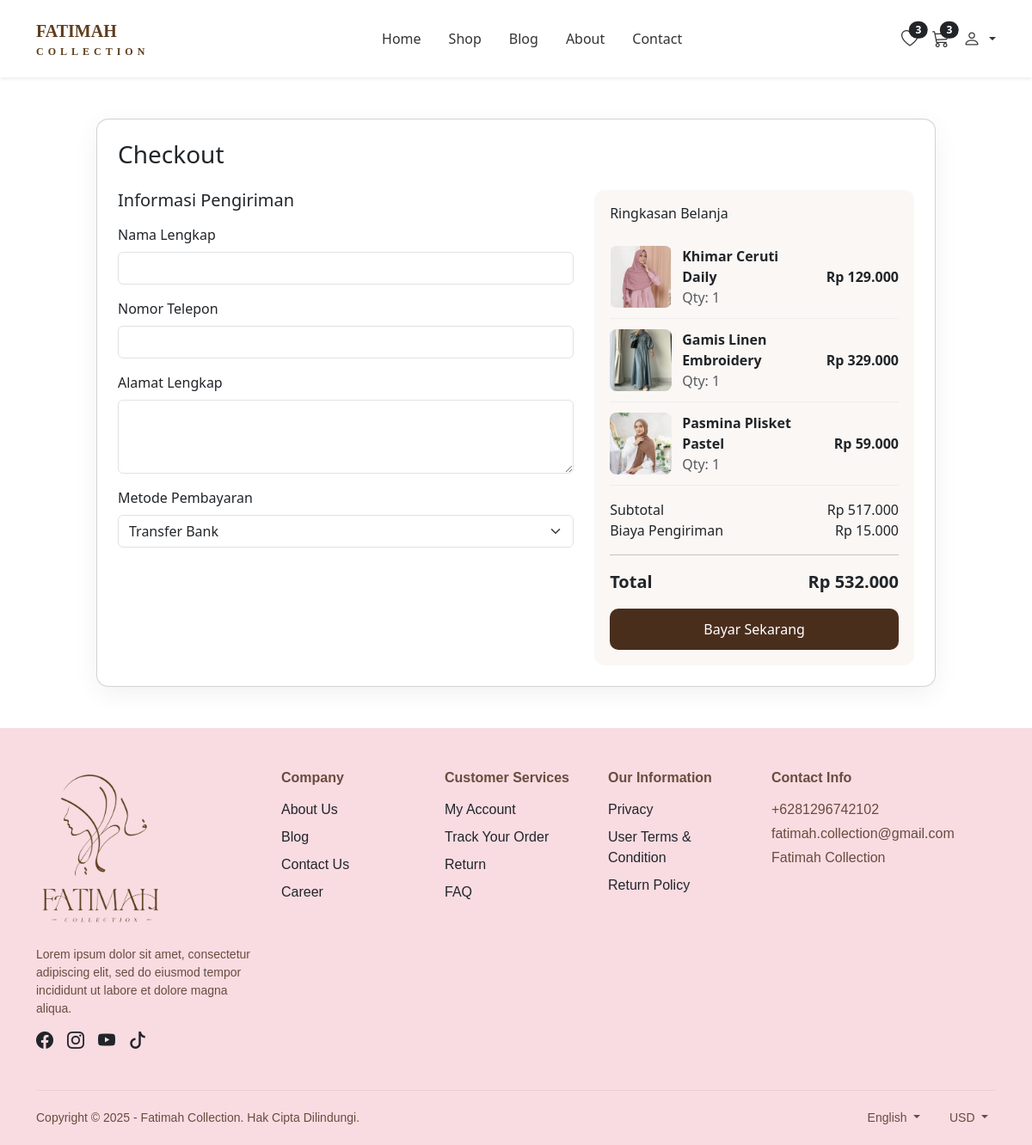
Page /checkout/checkout.php (signed in) on the committed database.
### tables this page shows
CREATE TABLE `cart` (
  `id` int(11) NOT NULL,
  `user_id` int(11) NOT NULL,
  `product_id` int(11) NOT NULL,
  `qty` int(11) NOT NULL DEFAULT 1,
  `created_at` timestamp NOT NULL DEFAULT current_timestamp()
);

CREATE TABLE `products` (
  `id` int(11) NOT NULL,
  `sku` varchar(50) DEFAULT NULL,
  `name` varchar(200) NOT NULL,
  `category` varchar(100) NOT NULL,
  `published` tinyint(1) NOT NULL DEFAULT 1,
  `description` text DEFAULT NULL,
  `price` decimal(12,2) NOT NULL,
  `stock` int(11) NOT NULL DEFAULT 0,
  `image` varchar(255) DEFAULT NULL,
  `created_at` datetime DEFAULT current_timestamp()
);

### checkout/checkout.php (the view, shortened to what this page needs)
<?php
$db = new Database();
$conn = $db->conn;
$user_id = intval($_SESSION['user_id']);
$stmt = $conn->prepare("
    SELECT c.id AS cart_id, c.qty, p.id AS product_id, p.name, p.price, p.image
    FROM cart c
    JOIN products p ON c.product_id = p.id
    WHERE c.user_id = ?
");
$stmt->bind_param("i", $user_id);
$stmt->execute();
$res = $stmt->get_result();
$cartItems = [];
$total = 0;
while ($row = $res->fetch_assoc()) {
    $cartItems[] = $row;
    $total += $row['price'] * $row['qty'];
}
include __DIR__ . '/../public/components/header_user.php';
?>
<!doctype html>
<html lang="id">
<head>
  <link href="https://cdn.jsdelivr.net/npm/bootstrap@5.3.2/dist/css/bootstrap.min.css" rel="stylesheet">
</head>
<body>
<div class="container checkout-wrap">
  <div class="card card-modern p-4">
    <h3 class="mb-4">Checkout</h3>
    <?php if (empty($cartItems)): ?>
      <div class="text-center py-5">
        <img src="../public/assets/images/empty-cart.png" alt="empty" style="width:160px; opacity:.8">
        <h5 class="mt-3">Keranjang Anda kosong</h5>
        <p class="text-muted">Tambahkan produk terlebih dahulu untuk checkout.</p>
        <a href="../public/shop.php" class="btn btn-outline-dark">Mulai Belanja</a>
      </div>
    <?php else: ?>
      <div class="row">
        <div class="col-md-7">
          <div class="mb-3">
            <h5>Informasi Pengiriman</h5>
          </div>
          <form action="process_checkout.php" method="POST" id="checkout-form">
            <div class="mb-3">
              <label class="form-label">Nama Lengkap</label>
              <input required name="fullname" class="form-control" />
            </div>
            <div class="mb-3">
              <label class="form-label">Nomor Telepon</label>
              <input required name="phone" class="form-control" />
            </div>
            <div class="mb-3">
              <label class="form-label">Alamat Lengkap</label>
              <textarea required name="address" class="form-control" rows="3"></textarea>
            </div>
            <div class="mb-3">
              <label class="form-label">Metode Pembayaran</label>
              <select name="payment_method" class="form-select" required>
                <option value="transfer">Transfer Bank</option>
              </select>
            </div>
        </div>
        <div class="col-md-5">
          <div class="summary-box">
            <h6 class="mb-3">Ringkasan Belanja</h6>
            <?php foreach ($cartItems as $it): ?>
              <div class="product-row">
                <img src="../public/assets/products/<?= htmlspecialchars($it['image']) ?>" alt="">
                <div style="flex:1;">
                  <div class="fw-bold"><?= htmlspecialchars($it['name']) ?></div>
                  <div class="text-muted">Qty: <?= (int)$it['qty'] ?></div>
                </div>
                <div class="fw-bold">Rp <?= number_format($it['price'] * $it['qty'], 0, ',', '.') ?></div>
              </div>
            <?php endforeach; ?>
            <div class="d-flex justify-content-between mt-3">
              <div>Subtotal</div>
              <div>Rp <?= number_format($total, 0, ',', '.') ?></div>
            </div>
            <div class="d-flex justify-content-between">
              <div>Biaya Pengiriman</div>
              <div>Rp 15.000</div>
            </div>
            <hr>
            <div class="d-flex justify-content-between fw-bold fs-5">
              <div>Total</div>
              <div>Rp <?= number_format($total + 15000, 0, ',', '.') ?></div>
            </div>
            <div class="mt-3">
              <button type="submit" class="btn-checkout">Bayar Sekarang</button>
            </div>
          </div>
        </div>
      </div>
    <?php endif; ?>
  </div>
</div>
<?php include '../public/components/footer.php'; ?>
</body>
</html>

### checkout/checkout.php (style rules this page uses)
.checkout-wrap { max-width: 1000px; margin:48px auto; }
.card-modern { border-radius: 14px; box-shadow: 0 8px 30px rgba(0,0,0,.06); }
.product-row { display:flex; gap:12px; align-items:center; padding:12px 0; border-bottom:1px solid #eee; }
.product-row img { width:72px; height:72px; object-fit:cover; border-radius:8px; }
.summary-box { background:#faf7f5; border-radius:12px; padding:18px; }
.btn-checkout { background:#4a2e1c; color:#fff; border:none; padding:12px; border-radius:10px; width:100%; }

### rows in the picture
cart: product.image (picture), product.name "Khimar Ceruti Daily", qty "1", $it['price'] * $it['qty'] "129.000"
cart: product.image (picture), product.name "Gamis Linen Embroidery", qty "1", $it['price'] * $it['qty'] "329.000"
cart: product.image (picture), product.name "Pasmina Plisket Pastel", qty "1", $it['price'] * $it['qty'] "59.000"

### other values in the picture
$wishlist_count "3"
$cart_count "3"
$total "517.000"
$total + 15000 "532.000"
